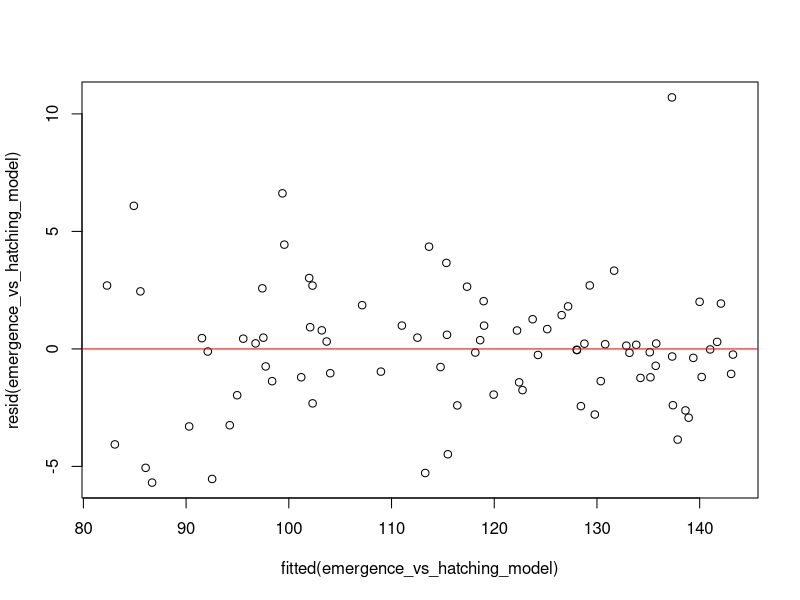
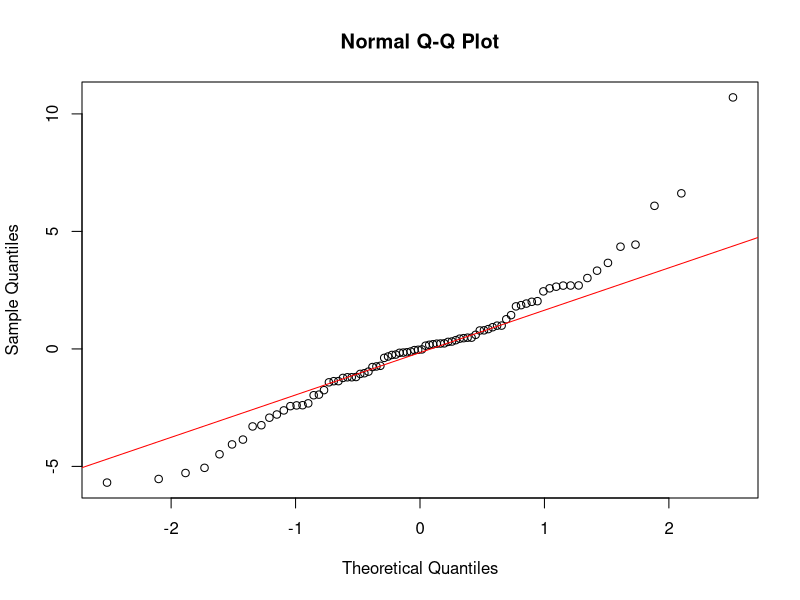
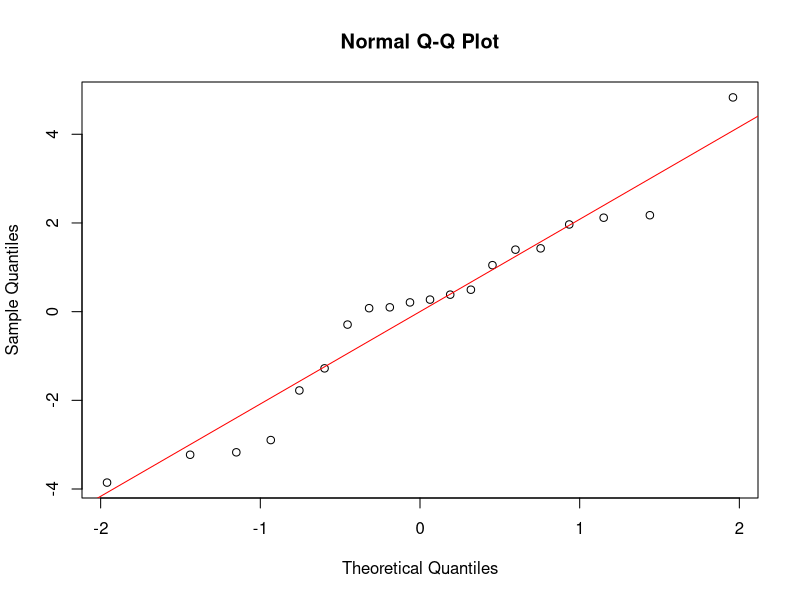
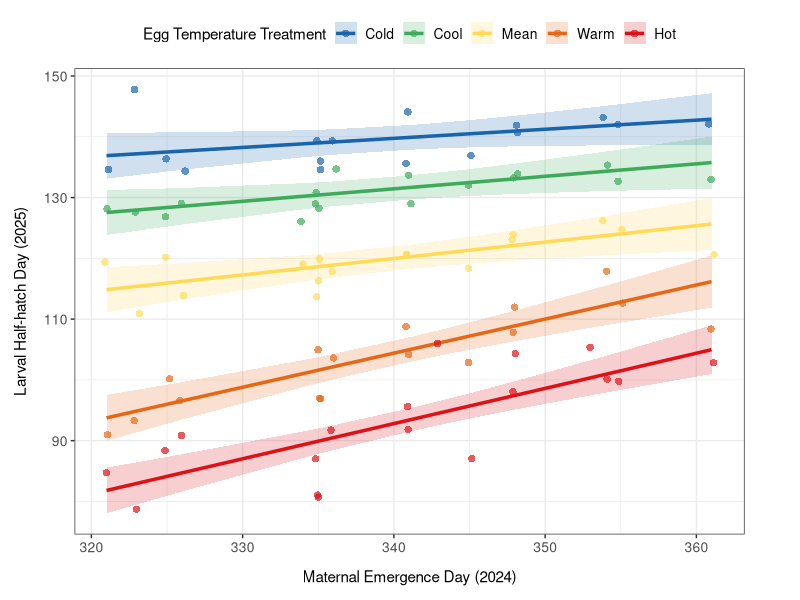
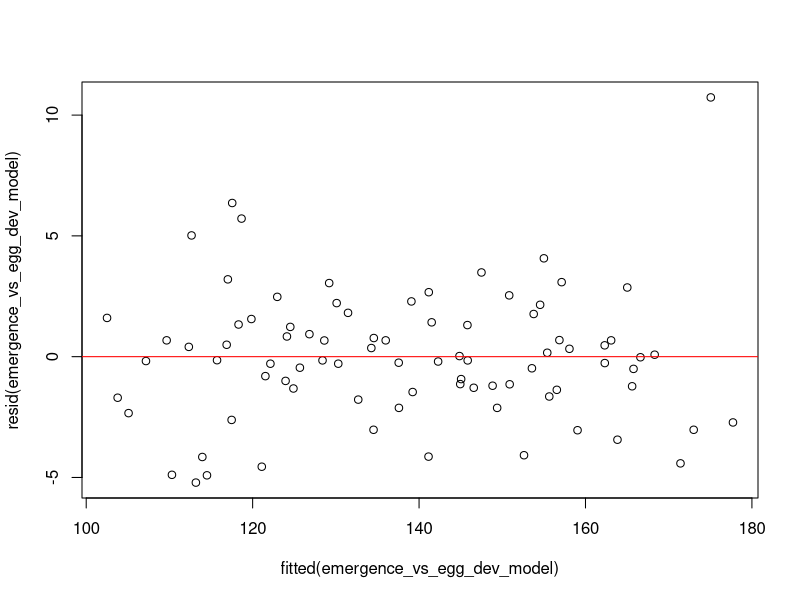
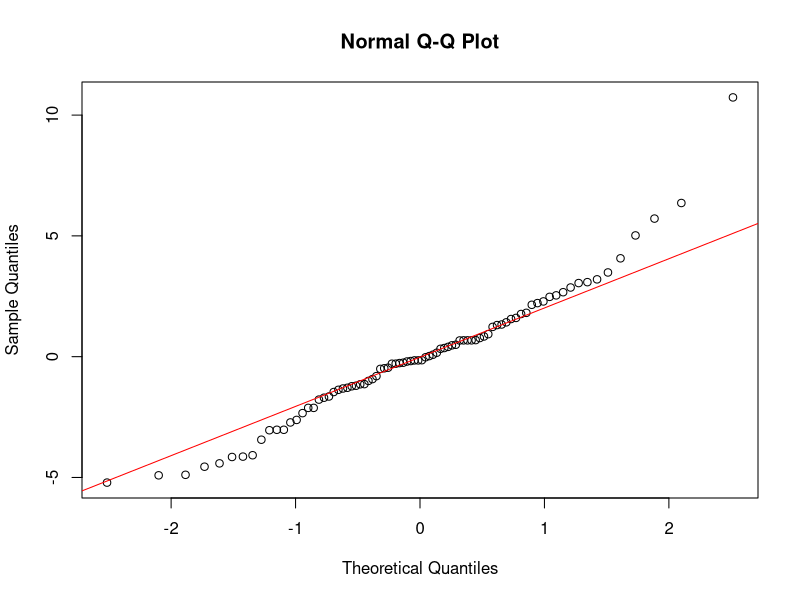
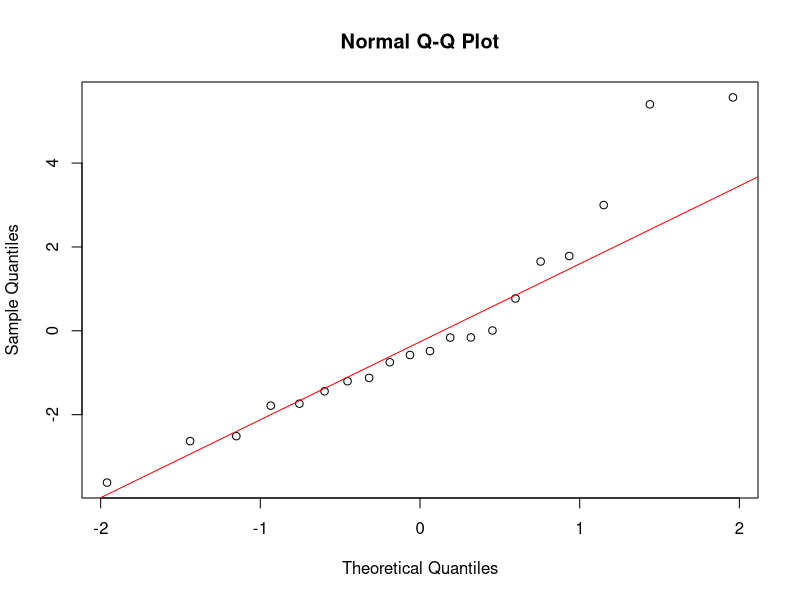
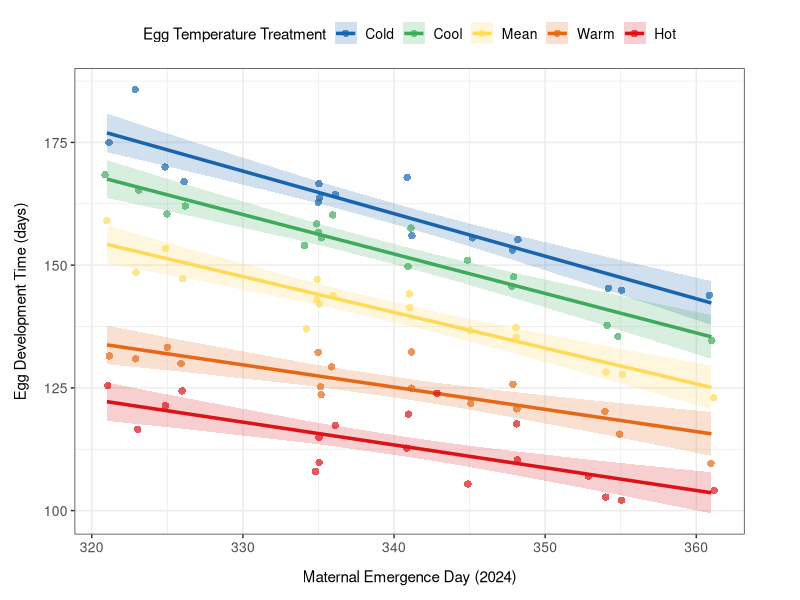

Write the R code that produced these figures, in order.
#### DESCRIPTION ####

# This script analyses the data on carryover effects between winter moth 
# pupation and larval hatching

#### SET UP ####

# packages
library(here)
library(tidyverse)
library(lmerTest)
library(ggeffects)

# data
egg_subcltuches <- read.csv(here("data_files", "egg_subcltuches_with_egg_dev_time.csv"))

# convert emergence date to day (since year began)
egg_subcltuches$emergence_day <- yday(egg_subcltuches$emergence_date)

# remove the control 
egg_subcltuches_minus_control <- egg_subcltuches %>%
  filter(egg_temperature_treatment != "ambient")


# reorder the temperature treatments to make the mean the reference for modelling 
egg_subcltuches_minus_control$maternal_temperature_treatment <- factor(egg_subcltuches_minus_control$maternal_temperature_treatment, 
                                                                levels = c("mean", "cold", "cool", "warm", "hot", "ambient"))
egg_subcltuches_minus_control$egg_temperature_treatment <- factor(egg_subcltuches_minus_control$egg_temperature_treatment, 
                                                           levels = c("mean", "cold", "cool", "warm", "hot"))

# set up a common colour palette for plots
temperature_treatment_colours <- c("cold" = "#1965AE",
                                   "cool" = "#3FAB5C",
                                   "mean" = "#FFDB58",
                                   "warm" = "#E66815", 
                                   "hot" = "#DE1117", 
                                   "ambient" = "#777777") 

#### (1) Effect of maternal emergence date on larval half-hatch date ####
#### across egg temperature treatments ####

#### MODEL ####

# model the effect of emergence date on half-hatch date controlling for egg
# temperature treatment
emergence_vs_hatching_model <- lmer(half_hatch_day ~ emergence_day*egg_temperature_treatment +
                                      (1 | female_id), data = egg_subcltuches_minus_control)

#look at the output
summary(emergence_vs_hatching_model)

#### CHECK FIT ####

# compare the full model to a reduced model without interaction 

full_model <- lm(half_hatch_day ~ emergence_day*egg_temperature_treatment, data = egg_subcltuches_minus_control)
reduced_model <- lm(half_hatch_day ~ emergence_day + egg_temperature_treatment, data = egg_subcltuches_minus_control)

anova(full_model, reduced_model, test = "Chisq")

# compare the full model to a null model 

full_model <- lm(half_hatch_day ~ emergence_day*egg_temperature_treatment, data = egg_subcltuches_minus_control)
null_model <- lm(half_hatch_day ~ 1, data = egg_subcltuches_minus_control)

anova(full_model, null_model, test = "Chisq")

#### CHECK ASSUMPTIONS ####

# check the assumption of equal variance by plotting the residuals vs fitted values 

plot(fitted(emergence_vs_hatching_model), resid(emergence_vs_hatching_model)) 
abline(h = 0, col = "red")

# Check the normality of the residuals 

qqnorm(resid(emergence_vs_hatching_model)) 
qqline(resid(emergence_vs_hatching_model), col = "red")

# check the normality of the random effects
emergence_vs_hatching_re <- ranef(emergence_vs_hatching_model)$female_id[[1]]
qqnorm(emergence_vs_hatching_re)
qqline(emergence_vs_hatching_re, col = "red")

#### PLOT ####

# calculate model prediction and save to data frame 
emergence_vs_hatching_prediction <- as.data.frame(predict_response(emergence_vs_hatching_model, 
                                                                   terms = c("emergence_day", "egg_temperature_treatment")))
# change the order of the temperature treatments
emergence_vs_hatching_prediction$group <- factor(emergence_vs_hatching_prediction$group, 
                                                 levels = c("cold", "cool", "mean", "warm", "hot"))

# plot the model prediction with confidence intervals and data points 
emergence_vs_hatching_plot <- ggplot() +
  geom_line(data = emergence_vs_hatching_prediction, 
            aes(x = x, 
                y = predicted, 
                colour = group), 
            linewidth = 1.2) +
  geom_ribbon(data = emergence_vs_hatching_prediction, 
              aes(x = x, 
                  ymin = conf.low, 
                  ymax = conf.high, 
                  fill = group), 
              alpha = 0.2) +
  geom_jitter(data = egg_subcltuches_minus_control,
              aes(x = emergence_day, 
                  y = half_hatch_day, 
                  colour = egg_temperature_treatment), 
              width = 0.2, 
              alpha = 0.7, 
              size = 2.5, 
              stroke = 0) +
  labs(x = "Maternal Emergence Day (2024)",
       y = "Larval Half-hatch Day (2025)", 
       color = "Egg Temperature Treatment",
       fill = "Egg Temperature Treatment") +
  scale_colour_manual(values = temperature_treatment_colours, 
                      labels = c("Cold", "Cool", "Mean", "Warm", "Hot")) + 
  scale_fill_manual(values = temperature_treatment_colours, 
                    labels = c("Cold", "Cool", "Mean", "Warm", "Hot")) +
  theme_bw() +
  theme(axis.title = element_text(size = 11),
        axis.text = element_text(size = 10),
        axis.title.x = element_text(margin = margin(t = 10)), 
        axis.title.y = element_text(margin = margin(r = 10)),
        legend.title = element_text(size = 11),
        legend.text = element_text(size = 10),
        legend.position = "top",
        legend.justification = "center",
        plot.margin = margin(t = 10, r = 40, b = 10, l = 10))

emergence_vs_hatching_plot

ggsave(here("figures", "emergence_vs_hatching_plot.png"), 
            plot = emergence_vs_hatching_plot, width = 6, height = 4, dpi = 300)

#### (2) Effect of maternal emergence date on egg development time ####
#### across egg temperature treatments ####

#### MODEL ####

# model the effect of emergence date on egg development controlling for egg
# temperature treatment 
emergence_vs_egg_dev_model <- lmer(egg_development_time ~ emergence_day*egg_temperature_treatment + 
                                     (1 | female_id), data = egg_subcltuches_minus_control)

# look at the output
summary(emergence_vs_egg_dev_model)

#### CHECK FIT ####

# compare full model to a reduced model without interaction 
full_model <- lm(egg_development_time ~ emergence_day*egg_temperature_treatment, data = egg_subcltuches_minus_control)
reduced_model <- lm(egg_development_time ~ emergence_day + egg_temperature_treatment, data = egg_subcltuches_minus_control)

anova(full_model, reduced_model, test = "Chisq")

# compare full model to a null model 
full_model <- lm(egg_development_time ~ emergence_day*egg_temperature_treatment, data = egg_subcltuches_minus_control)
null_model <- lm(egg_development_time ~ 1, data = egg_subcltuches_minus_control)

anova(full_model, null_model, test = "Chisq")

#### CHECK ASSUMPTIONS ####

# check the assumption of equal variance by plotting the residuals vs fitted values 
plot(fitted(emergence_vs_egg_dev_model), resid(emergence_vs_egg_dev_model)) 
abline(h = 0, col = "red")

#check the normality of the residuals 
qqnorm(resid(emergence_vs_egg_dev_model)) 
qqline(resid(emergence_vs_egg_dev_model), col = "red")

# check the normality of the random effects
emergence_vs_egg_dev_re <- ranef(emergence_vs_egg_dev_model)$female_id[[1]]
qqnorm(emergence_vs_egg_dev_re)
qqline(emergence_vs_egg_dev_re, col = "red")

#### PLOT ####

# calculate model prediction and save to data frame
emergence_vs_egg_dev_prediction <- as.data.frame(predict_response(emergence_vs_egg_dev_model, 
                                                                  terms = c("emergence_day", "egg_temperature_treatment")))

# change the order of the temperature treatments
emergence_vs_egg_dev_prediction$group <- factor(emergence_vs_egg_dev_prediction$group, 
                                                levels = c("cold", "cool", "mean", "warm", "hot"))

# plot the model prediction with confidence intervals and data points
emergence_vs_egg_dev_plot <- ggplot() +
  geom_line(data = emergence_vs_egg_dev_prediction, 
            aes(x = x, 
                y = predicted, 
                colour = group), 
            linewidth = 1.2) +
  geom_ribbon(data = emergence_vs_egg_dev_prediction, 
              aes(x = x, 
                  ymin = conf.low, 
                  ymax = conf.high, 
                  fill = group), 
              alpha = 0.2) +
  geom_jitter(data = egg_subcltuches_minus_control,
              aes(x = emergence_day, 
                  y = egg_development_time, 
                  colour = egg_temperature_treatment),
              width = 0.2, 
              alpha = 0.7, 
              size = 2.5, 
              stroke = 0) +
  labs(x = "Maternal Emergence Day (2024)",
       y = "Egg Development Time (days)", 
       color = "Egg Temperature Treatment",
       fill = "Egg Temperature Treatment") +
  scale_colour_manual(values = temperature_treatment_colours, 
                      labels = c("Cold", "Cool", "Mean", "Warm", "Hot")) + 
  scale_fill_manual(values = temperature_treatment_colours, 
                    labels = c("Cold", "Cool", "Mean", "Warm", "Hot")) +
  theme_bw() +
  theme(axis.title = element_text(size = 11),
        axis.text = element_text(size = 10),
        axis.title.x = element_text(margin = margin(t = 10)), 
        axis.title.y = element_text(margin = margin(r = 10)),
        legend.title = element_text(size = 11),
        legend.text = element_text(size = 10),
        legend.position = "top",
        legend.justification = "center",
        plot.margin = margin(t = 10, r = 40, b = 10, l = 10))

# look at the output
emergence_vs_egg_dev_plot

# save as a png in the figures folder
ggsave(here("figures", "emergence_vs_egg_dev_plot.png"), 
       plot = emergence_vs_egg_dev_plot, width = 6, height = 4, dpi = 300)
